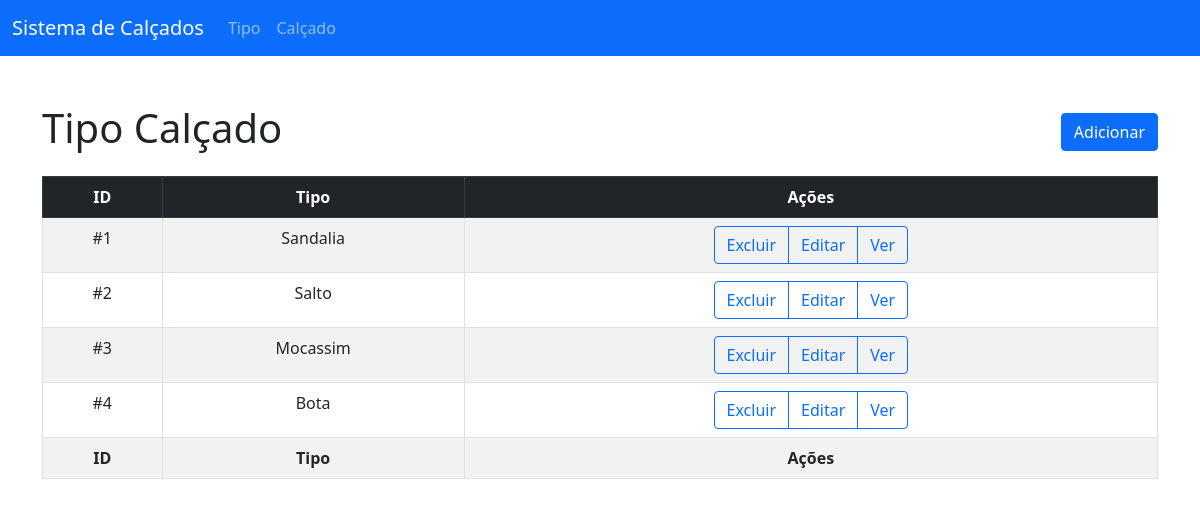
The app's page /tipo/index.php with its own data.
### tables this page shows
CREATE TABLE `tbtipo` (
  `id` int(11) NOT NULL,
  `tipo` varchar(50) NOT NULL
);

### _config/connection.php (called while the page is built, shortened)
<?php
class Connection {
  private $servername = "localhost";
	private $database = "dbshoes";
	private $username = "root";
	private $password = "";
  private function conectar(){
    $this->connection = new mysqli($this->servername, $this->username, $this->password, $this->database);
  }
}

### dao/tipo.php (called while the page is built, shortened)
<?php
class Tipo extends Connection
{
  private $query = 'SELECT * FROM tbtipo';
  public function getAll()
  {
    $result = $this->connection->query($this->query);
    $lista = array();
    while ($record = $result->fetch_object()) {
      array_push($lista, $record);
    }
    return $lista;
  }
}

### tipo/index.php (the view, shortened to what this page needs)
<?php require "../_helpers/index.php";
echo siteHeader("Gerenciar Tipos Calçado");
require("../_config/connection.php");
require("../dao/tipo.php");
$tipoDAO = new Tipo();
?>
<section class="container mt-5 mb-5">
	<div class="row mb-3">
		<div class="col">
			<h1>Tipo Calçado</h1>
		</div>
		<div class="col d-flex justify-content-end align-items-center">
			<a class="btn btn-primary" href="add.php">Adicionar</a>
		</div>
	</div>
	<table class="table table-striped table-bordered text-center">
		<thead class="table-dark">
			<tr>
				<th>ID</th>
				<th>Tipo</th>
				<th>Ações</th>
			</tr>
		</thead>
		<tbody>
			<?php foreach ($tipoDAO->getAll() AS $tipo) : ?>
				<tr>
					<td>
						<?= "#".$tipo->id ?>
					</td>
					<td>
						<?= $tipo->tipo ?>
					</td>
					<td>
						<div class="btn-group" role="group">
							<button type="button" class="btn btn-outline-primary" onclick="confirmDelete(<?= $tipo->id ?>)">
								Excluir
							</button>
							<a href="edit.php?id=<?= $tipo->id ?>" class="btn btn-outline-primary">
								Editar
							</a>
							<a href="view.php?id=<?= $tipo->id ?>" class="btn btn-outline-primary">
								Ver
							</a>
						</div>
					</td>
				</tr>
			<?php endforeach; ?>
		</tbody>
		<tfooter class="table-dark">
			<tr>
				<th>ID</th>
				<th>Tipo</th>
				<th>Ações</th>
			</tr>
		</tfooter>
	</table>
</section>
<?php require("../_partials/footer.php"); ?>

### records on screen
tbtipo: id "1", tipo "Sandalia"
tbtipo: id "2", tipo "Salto"
tbtipo: id "3", tipo "Mocassim"
tbtipo: id "4", tipo "Bota"
